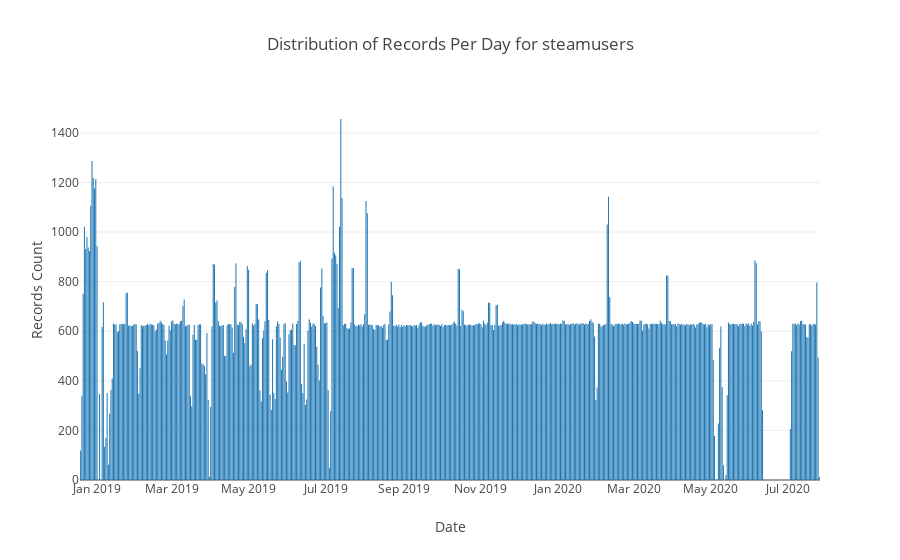

The notebook cell saved with this chart:
### Markdown cell above
## These are the number of records we have per day for the `steamusers` Mongo collection.  This is created using the `steamusers.py` script.

### Code cell
# https://plot.ly/python/bar-charts/

data = [Bar(
        x=grouped_df['date'],
        y=grouped_df['count']
    )]

layout = Layout(
        title='Distribution of Records Per Day for steamusers',
        xaxis=dict(
            title='Date'
        ),
        yaxis=dict(
            title='Records Count'
        )
    )

fig = Figure(data=data, layout=layout)

iplot(fig)

### Figure 1 — Plotly figure (JSON) as saved in the notebook; plotly's stock layout.template omitted (floating-point values rounded to 4 significant figures; data arrays with more than 128 entries replaced by an {"elided": "..."} marker saying what was removed)
{"data": [{"type": "bar", "uid": "0a251e51-ce48-4297-9eef-9809f4ba7631", "x": {"elided": "560 str values"}, "y": {"elided": "560 int values"}}], "layout": {"title": {"text": "Distribution of Records Per Day for steamusers"}, "xaxis": {"title": {"text": "Date"}}, "yaxis": {"title": {"text": "Records Count"}}}}
